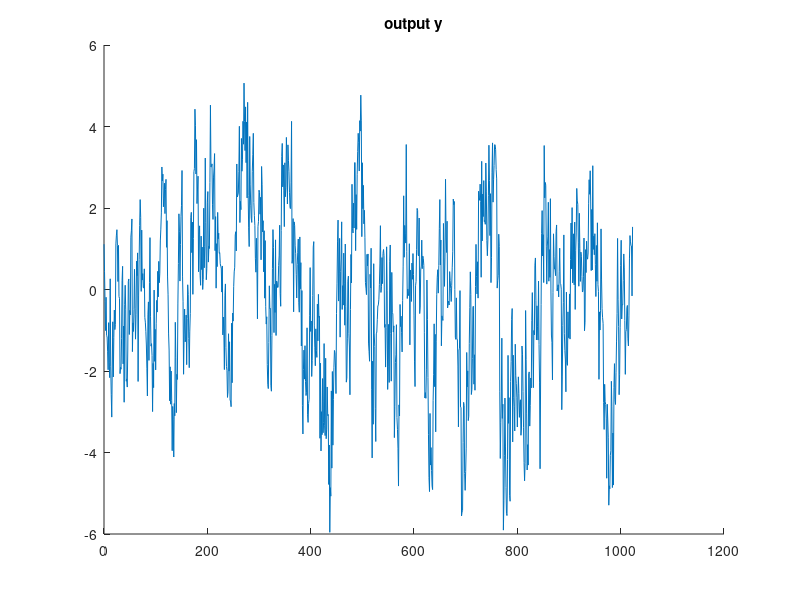
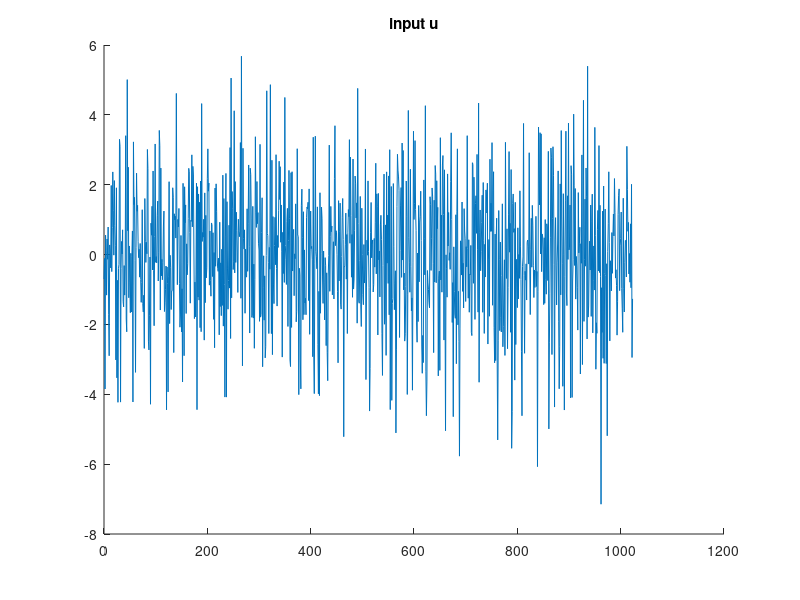
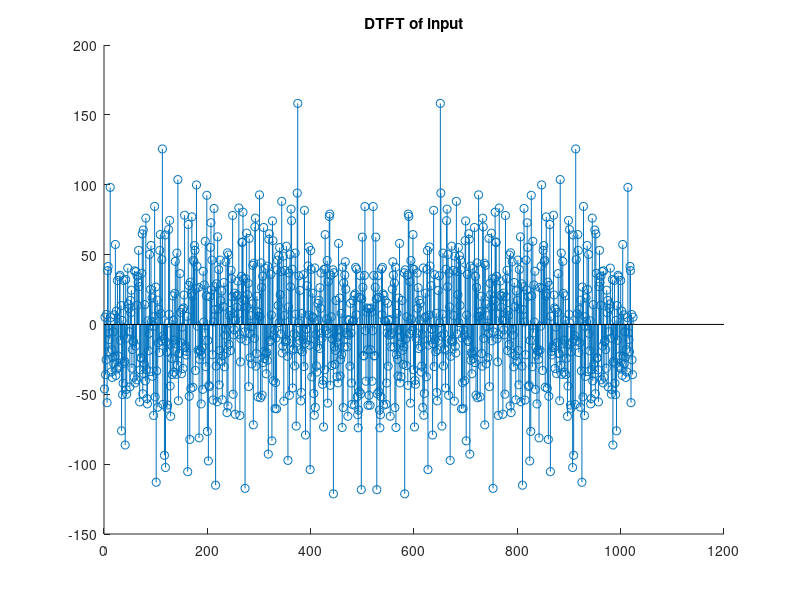

Write the MATLAB code that produced these figures, in order. (Note: this script raises an error after producing the figures.)
% same as before without periodic signal

clc
clear all
close all

G = tf([0.1 0], conv([1 -1.7 0.72],[1 -0.98 0.9]),1) ;
H = tf([0.5 -0.9*0.5],[1 -0.25],1) ;

%generate signals
N=1024 ;
m = 4 ;
time = [0:1:N-1] ;
e = randn(N,1) ;
u = 2*randn(N,1) ;

ye = lsim(H,e,time) ;
yu = lsim(G,u,time) ;

y = ye + yu ;

figure(1)
title('output y') ; hold on ;
plot(time,y); 
figure(2)
title('input u') ; hold on ;
plot(time,u);

Y = fft(y) ;
U = fft(u) ;

figure(3)
title('DTFT of input') ; hold on ;
stem(U)

G_bar = abs(Y./U) ;

omega = exp(i*2*pi/N*[0:1:(N-1)]) ; 
Gfreq = squeeze(abs(freqresp(G,omega))) ;

figure(4)
loglog( G_bar); hold on ;
loglog( Gfreq) ;
title('unsmoothened plant estimation') ;
legend('estimated tf', 'real tf') ;
ylim([10^(-2) 10^(2)]) ;

figure(5)
loglog( abs(G_bar-Gfreq)) ; hold on ;
loglog( Gfreq) ;
title('error before smoothening') ;
legend('error', 'real tf') ;

%% c) do the average

omega_avg = exp(i*2*pi/N*[0:1:(N-1)]) ;
omega_avg = reshape(omega_avg , [4,N/4]) ; 
omega_avg = omega_avg(1,:)';
Gfreq_avg = squeeze(abs(freqresp(G,omega_avg))) ;
time_avg = [0:1:(N/m - 1)] ;
    
G_bar_average_tot = [] ;
for i = 1:m
    e_avg = randn(N/m,1) ;
    u_avg = 1 + 2*randn(N/m,1) ;
    ye_avg = lsim(H,e_avg,time_avg) ;
    yu_avg = lsim(G,u_avg,time_avg) ;
    y_avg = ye_avg + yu_avg ;
    Y_avg = fft(y_avg) ;
    U_avg = fft(u_avg) ;
    G_bar_average_tot = [G_bar_average_tot abs(Y_avg./U_avg)] ;
end

G_bar_average = zeros(N/m,1)' ;
for i = 1:m ;
    G_bar_average = G_bar_average + 1/m * G_bar_average_tot(((i-1)*N/m +1):i*N/m) ;
end

figure(6)
loglog( G_bar_average); hold on ;
loglog( Gfreq_avg) ;
title('averaged plant estimation') ;
legend('estimated tf', 'real tf') ;
ylim([10^(-2) 10^(2)]) ;

%% d) hann response (frequency)
gama = [5 10 50 100] ;
figure(7) ; hold on ;
subplot(2,1,1);
xlim([-2 2]) ;
for i = 1:size(gama,2) 
    [omega,WHann] = WfHann(gama(i),N) ;
    plot(omega, WHann) ; 
end
legend ('5', '10', '50', '100') ;

%% e) hann response (time)
gama = [5 10 50 100] ;
subplot(2,1,2);
for i = 1:size(gama,2) 
    [lags,WHann] = WtHann(gama(i),N) ;
    plot(lags, WHann) ; 
end
legend ('5', '10', '50', '100') ;

%% f) smoothed signal (frequency)
figure(8)
for i = 1:size(gama,2) 
    Gest = G_bar ;
    Gs = 0*Gest; % smoothed estimate
    [omega,Wg] = WfHann(gama(i),N); % window (centered)
    zidx = find(omega==0); % shift to start at zero
    omega = [omega(zidx:N);omega(1:zidx-1)]; % frequency grid
    Wg = [Wg(zidx:N) Wg(1:zidx-1)];
    a = U.*conj(U); % variance weighting
    for wn = 1:N,
        Wnorm = 0; % reset normalisation
        for xi = 1:N,
            widx = mod(xi-wn,N)+1; % wrap window index
            Gs(wn) = Gs(wn) + ...
            Wg(widx) * Gest(xi) * a(xi);
            Wnorm = Wnorm + Wg(widx) * a(xi);
        end
    Gs(wn) = Gs(wn)/Wnorm; % weight normalisation
    end
    subplot(2,2,i)
    loglog(Gs) ; hold on ;
    loglog( Gfreq) ;
    legend(int2str(gama(i)),'real')
    title('frequency domain window')
end


%% new this week : smoothed signal (time)
autocorrelation_u = 0*WHann ;
figure (9) ;
for i = 1:size(gama,2) 
    j = 0 ;
    [lags,WHann] = WtHann(gama(i),N) ;
    for tao = -(N/2 -1):(N/2)
        j = j+1 ;
        autocorrelation = 0 ;
        for k = 1:N
            if (k-tao)<= 0 || (k-tao)>N
                autocorrelation = autocorrelation ;
            else
                autocorrelation = autocorrelation + u(k)*u(k-tao) ;
            end
        end
        autocorrelation_u(j) = autocorrelation ;
    end
    denominator = fft( WHann .* autocorrelation_u) ;

    j = 0 ; %reset coutner
    for tao = -(N/2 -1):(N/2)
        j = j+1 ;
        crosscorrelation = 0 ;
        for k = 1:N
            if (k-tao)<= 0 || (k-tao)>N
                crosscorrelation = crosscorrelation ;
            else
                crosscorrelation = crosscorrelation + y(k)*u(k-tao) ;
            end
        end
        crosscorrelation_u(j) = crosscorrelation ;
    end
    numerator = fft( WHann .* crosscorrelation_u') ;   
    
    %compute smooth transfer function
    G_smooth_time = numerator/denominator ;
    
    %plot results
    subplot(2,2,i)
    loglog(abs(G_smooth_time)) ; hold on ;
    loglog(Gfreq) ;
    legend(int2str(gama(i)),'real')
    title('time domain window')
end 

%Results : different from the prof but it seems like me correlations are
%correct. The difference could come from different input signals.